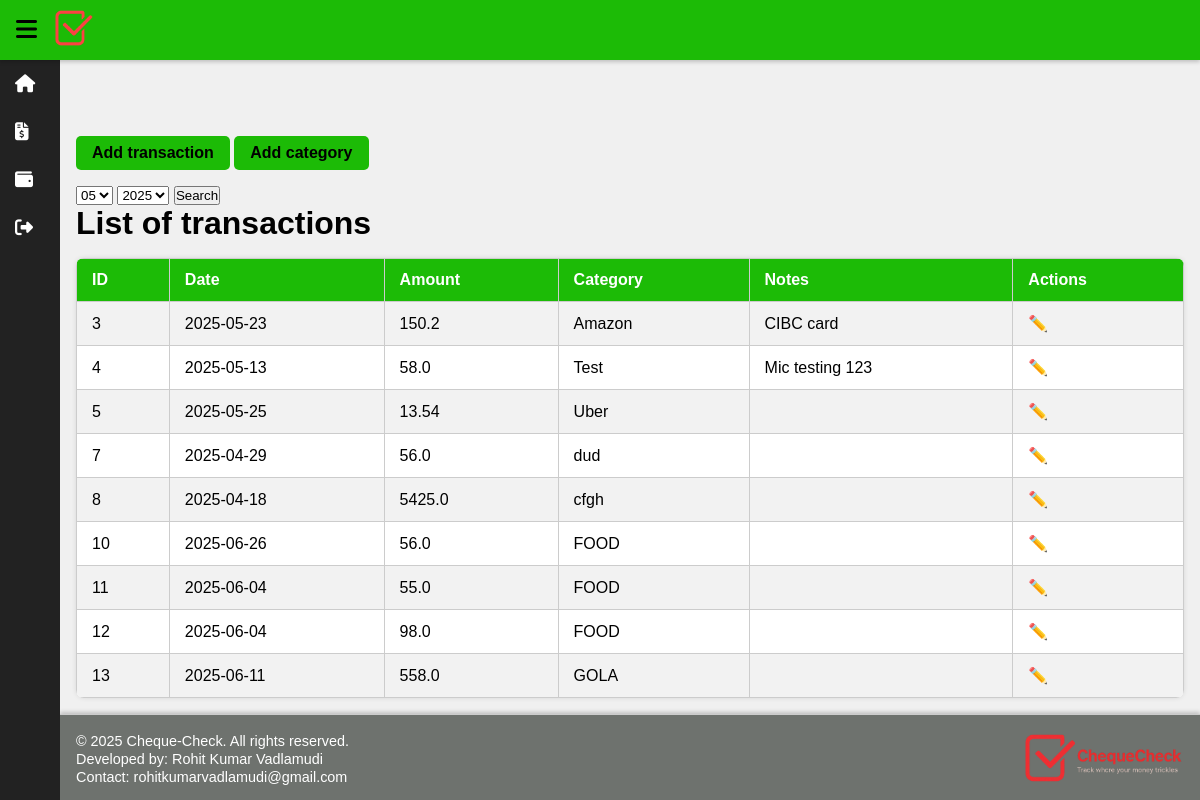
Page /transactions on the committed database.
### tables this page shows
CREATE TABLE expenses(
	id INTEGER PRIMARY KEY AUTOINCREMENT,
	date TEXT NOT NULL,
	amount REAL NOT NULL,
	category TEXT NOT NULL,
	notes TEXT);

### app.py (the view)
@app.route("/transactions")
def transactions():
    conn = sq.connect("expenses.db")
    cursor = conn.cursor()
    cursor.execute("""SELECT DISTINCT strftime('%m', date), strftime('%Y', date) FROM expenses""")
    month_year = cursor.fetchall()
    cursor.execute("""SELECT name FROM category""")
    category_list = [row[0] for row in cursor.fetchall()]
    selected_month = request.args.get("month")
    selected_year = request.args.get("year")
    if selected_month and selected_year:
        cursor.execute("""SELECT * FROM expenses WHERE strftime('%m', date) = ? AND strftime('%Y', date) = ?""", (selected_month, selected_year))
    else:
        cursor.execute("""SELECT * FROM expenses""")
    expenses = cursor.fetchall()
    conn.close()
    return render_template("transactions.html",
                           month=[item[0] for item in month_year],
                           year=[item[1] for item in month_year],
                           expenses=expenses,
                           category=category_list)

### templates/transactions.html (shortened to what this page needs)
{% extends "base.html" %}
{% block content %}
    <label for="add-popup-toggle" class="add-button">Add transaction</label>
    <label for="category-popup-toggle" class="add-button">Add category</label>
    <form method="GET" action="/transactions">
        <select name="month" id="month">
            {% for item in month %}
                <option value="{{ item }}" {% if item == request.args.get('month') %}selected{% endif %}>{{ item }}</option>
            {% endfor %}
        </select>
        <select name="year" id="year">
            {% for item in year %}
                <option value="{{ item }}" {% if item == request.args.get('year') %}selected{% endif %}>{{ item }}</option>
            {% endfor %}
        </select>
        <button type="submit">Search</button>
    </form>
    <h1>List of transactions</h1>
    <table>
        <tr>
            <th>ID</th>
            <th>Date</th>
            <th>Amount</th>
            <th>Category</th>
            <th>Notes</th>
            <th>Actions</th>
        </tr>
        {% for items in expenses %}
            <tr>
                <td>{{ items[0] }}</td>
                <td>{{ items[1] }}</td>
                <td>{{ items[2] }}</td>
                <td>{{ items[3] }}</td>
                <td>{{ items[4] }}</td>
                <td style="position: relative;">
                    <label for="menu-{{ items[0] }}" class="menu-dots">✏️</label>
                </td>
            </tr>
        {% endfor %}
    </table>
{% endblock %}

### static/styles.css (style rules this page uses)
* { margin: 0; padding: 0; box-sizing: border-box; }
body { font-family: Arial, sans-serif; min-height: 100vh; display: flex; flex-direction: column; background-color: #f0f0f0; }
.add-button { display: inline-block; margin-bottom: 1rem; padding: 0.5rem 1rem; background-color: #1cbb06; color: black; font-weight: bold; border-radius: 5px; cursor: pointer; }
table { width: 100%; border-collapse: collapse; margin-top: 1rem; background-color: #fff; box-shadow: 0 0 5px rgba(0,0,0,0.1); border-radius: 8px; overflow: hidden; }
th, td { padding: 12px 15px; border: 1px solid #ccc; text-align: left; }
th { background-color: #1cbb06; color: white; font-weight: bold; }
tr:nth-child(even) { background-color: #f2f2f2; }
.menu-dots { cursor: pointer; background-color: transparent; border: none; font-size: 16px; }

### rows in the picture
expenses: id "3", date "2025-05-23", amount "150.2", category "Amazon", notes "CIBC card"
expenses: id "4", date "2025-05-13", amount "58.0", category "Test", notes "Mic testing 123"
expenses: id "5", date "2025-05-25", amount "13.54", category "Uber"
expenses: id "7", date "2025-04-29", amount "56.0", category "dud"
expenses: id "8", date "2025-04-18", amount "5425.0", category "cfgh"
expenses: id "10", date "2025-06-26", amount "56.0", category "FOOD"
expenses: id "11", date "2025-06-04", amount "55.0", category "FOOD"
expenses: id "12", date "2025-06-04", amount "98.0", category "FOOD"
expenses: id "13", date "2025-06-11", amount "558.0", category "GOLA"

### other values in the picture
form field month "05"
form field year "2025"
